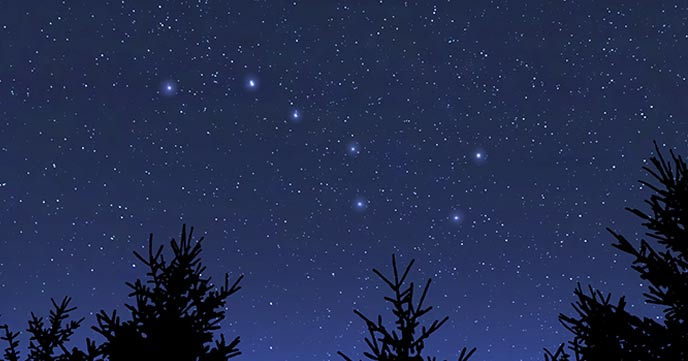
#> input picture openCV/Images/Sample4.jpg, 688 x 361 px
$ python rescale.py --input Images/Sample4.jpg
#> lines starting #> are read from the running program, lines starting #| are printed output that depends on the picture
from __future__ import print_function
from __future__ import division
import cv2 as cv
import numpy as np
import argparse

# [Load image]
parser = argparse.ArgumentParser(
    description='Code for Histogram Calculation tutorial.')
parser.add_argument('--input', help='Path to input image.', default='lena.jpg')
args = parser.parse_args()

src = cv.imread('Images/Sample4.jpg')
#> src is the input picture: shape (361, 688, 3); mean B, G, R 80.6, 45.3, 34.8
if src is None:
    print('Could not open or find the image:', args.input)
    exit(0)
# [Load image]

# [Separate the image in 3 places ( B, G and R )]
bgr_planes = cv.split(src)
# [Separate the image in 3 places ( B, G and R )]

# [Establish the number of bins]
histSize = 256
# [Establish the number of bins]

# [Set the ranges ( for B,G,R) )]
histRange = (0, 256)  # the upper boundary is exclusive
# [Set the ranges ( for B,G,R) )]

# [Set histogram param]
accumulate = False
# [Set histogram param]

# [Compute the histograms]
b_hist = cv.calcHist(bgr_planes, [0], None, [
                     histSize], histRange, accumulate=accumulate)
#> b_hist = 256 values, max 12724 at index 78, min 0 at index 254, mean 970.2
g_hist = cv.calcHist(bgr_planes, [1], None, [
                     histSize], histRange, accumulate=accumulate)
#> g_hist = 256 values, max 19233 at index 47, min 0 at index 202, mean 970.2
r_hist = cv.calcHist(bgr_planes, [2], None, [
                     histSize], histRange, accumulate=accumulate)
#> r_hist = 256 values, max 24669 at index 34, min 0 at index 188, mean 970.2
# [Compute the histograms]

# [Draw the histograms for B, G and R]
hist_w = 512
hist_h = 400
bin_w = int(round(hist_w/histSize))

histImage = np.zeros((hist_h, hist_w, 3), dtype=np.uint8)
# [Draw the histograms for B, G and R]

# [Normalize the result to ( 0, histImage.rows )]
cv.normalize(b_hist, b_hist, alpha=0, beta=hist_h, norm_type=cv.NORM_MINMAX)
cv.normalize(g_hist, g_hist, alpha=0, beta=hist_h, norm_type=cv.NORM_MINMAX)
cv.normalize(r_hist, r_hist, alpha=0, beta=hist_h, norm_type=cv.NORM_MINMAX)
# [Normalize the result to ( 0, histImage.rows )]

# [Draw for each channel]
for i in range(1, histSize):
    cv.line(histImage, (bin_w*(i-1), hist_h - int(b_hist[i-1])),
            (bin_w*(i), hist_h - int(b_hist[i])),
            (255, 0, 0), thickness=2)
    cv.line(histImage, (bin_w*(i-1), hist_h - int(g_hist[i-1])),
            (bin_w*(i), hist_h - int(g_hist[i])),
            (0, 255, 0), thickness=2)
    cv.line(histImage, (bin_w*(i-1), hist_h - int(r_hist[i-1])),
            (bin_w*(i), hist_h - int(r_hist[i])),
            (0, 0, 255), thickness=2)
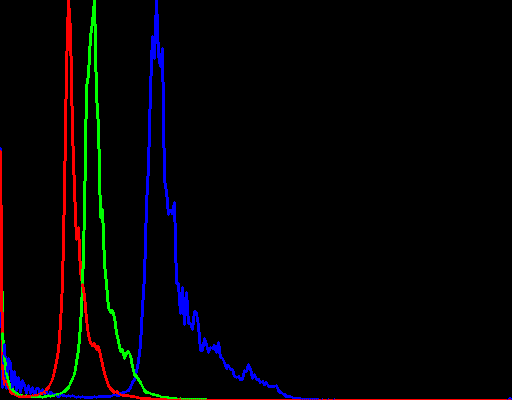
#> histImage: shape (400, 512, 3); mean of channels 0, 1, 2 5, 3.4, 4.3; drawn as B, G, R
# [Draw for each channel]

# [Display]
cv.imshow('Source image', src)
cv.imshow('calcHist Demo', histImage)
cv.waitKey()
# [Display]
